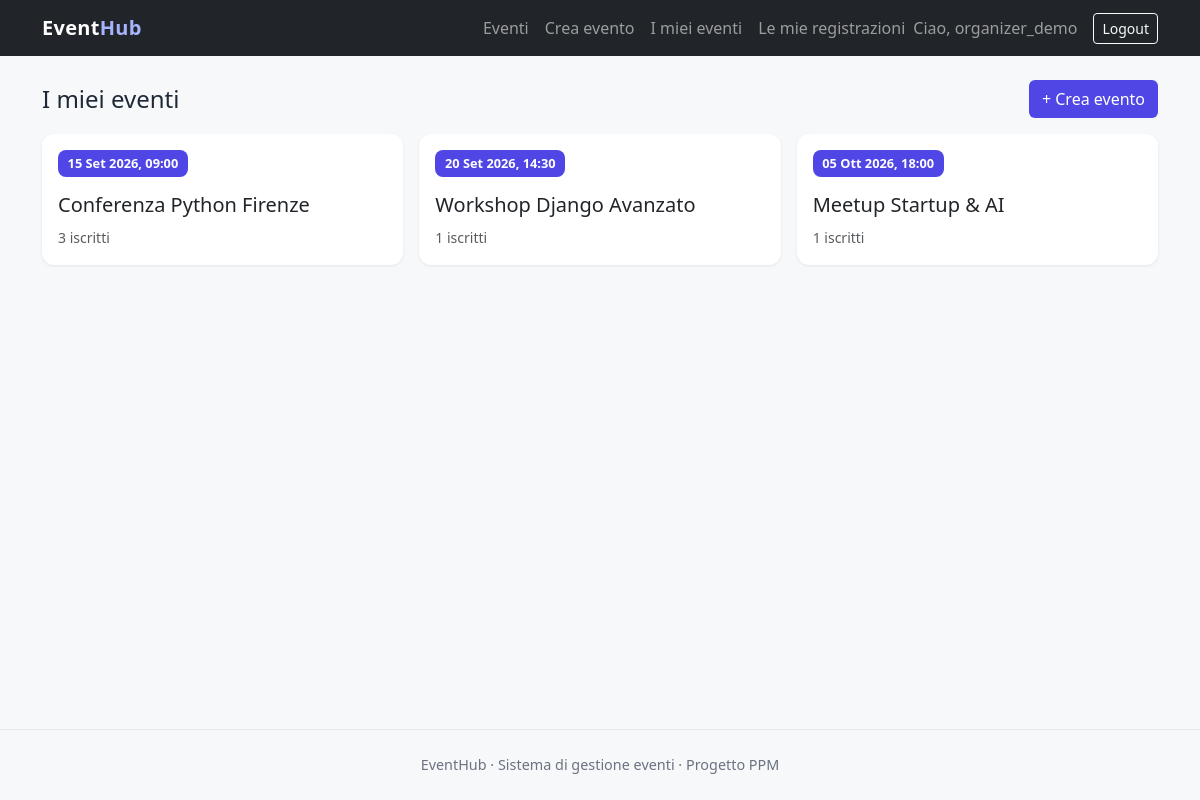
/my/events/ (signed in), run on an earlier commit of the app's database.
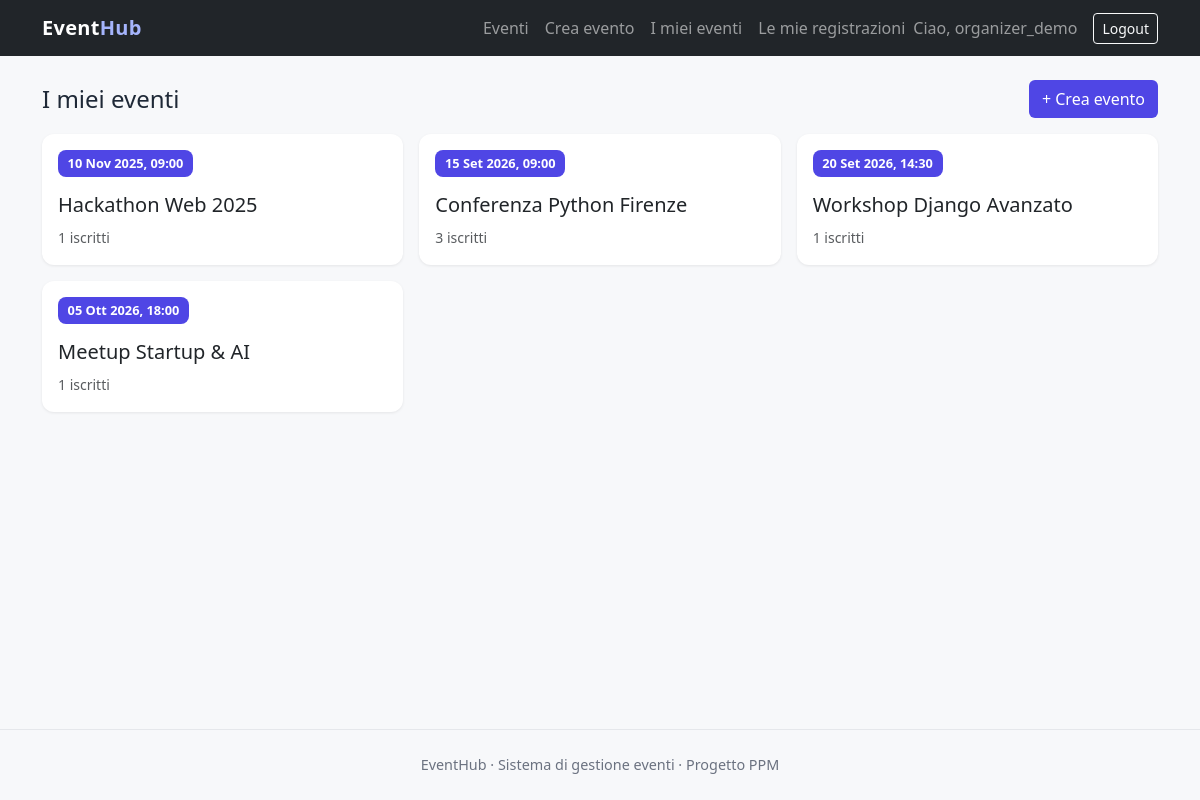
And on a later commit of the database.
### events/models.py (models this page shows, shortened)
class Event(models.Model):
    title = models.CharField("titolo", max_length=200)
    description = models.TextField("descrizione")
    date = models.DateTimeField("data e ora")
    location = models.CharField("luogo", max_length=200)
    organizer = models.ForeignKey(
        settings.AUTH_USER_MODEL,
        on_delete=models.CASCADE,
        related_name="events_organized",
        verbose_name="organizzatore",
    )
    class Meta:
        ordering = ["date"]

### events/views.py (the view)
# urls.py: path("my/events/", views.MyEventsView.as_view(), name="my-events"),
class MyEventsView(LoginRequiredMixin, ListView):
    template_name = "events/my_events.html"
    context_object_name = "events"
    def get_queryset(self):
        return Event.objects.filter(organizer=self.request.user)

### accounts/models.py (called while the page is built)
    @property
    def is_organizer(self):
        return self.groups.filter(name="Organizer").exists()

### templates/events/my_events.html (shortened to what this page needs)
{% extends "base.html" %}
{% block content %}
<div class="d-flex justify-content-between align-items-center mb-3">
    <h1 class="h4 mb-0">I miei eventi</h1>
    <a href="{% url 'event-create' %}" class="btn btn-accent">+ Crea evento</a>
</div>
{% if events %}
    <div class="row g-3">
        {% for event in events %}
            <div class="col-md-6 col-lg-4">
                <a href="{% url 'event-detail' event.pk %}" class="text-reset">
                    <div class="card event-card h-100">
                        <div class="card-body">
                            <span class="date-badge">{{ event.date|date:"d M Y, H:i" }}</span>
                            <h5 class="card-title mt-3">{{ event.title }}</h5>
                            <p class="card-text"><small class="text-muted">{{ event.registrations.count }} iscritti</small></p>
                        </div>
                    </div>
                </a>
            </div>
        {% endfor %}
    </div>
{% else %}
    <p class="text-muted">Non hai ancora creato eventi.</p>
{% endif %}
{% endblock %}

What changed in the data, as far as the page shows it:
added Event: date "10 Nov 2025, 09:00", title "Hackathon Web 2025", registrations.count "1"
